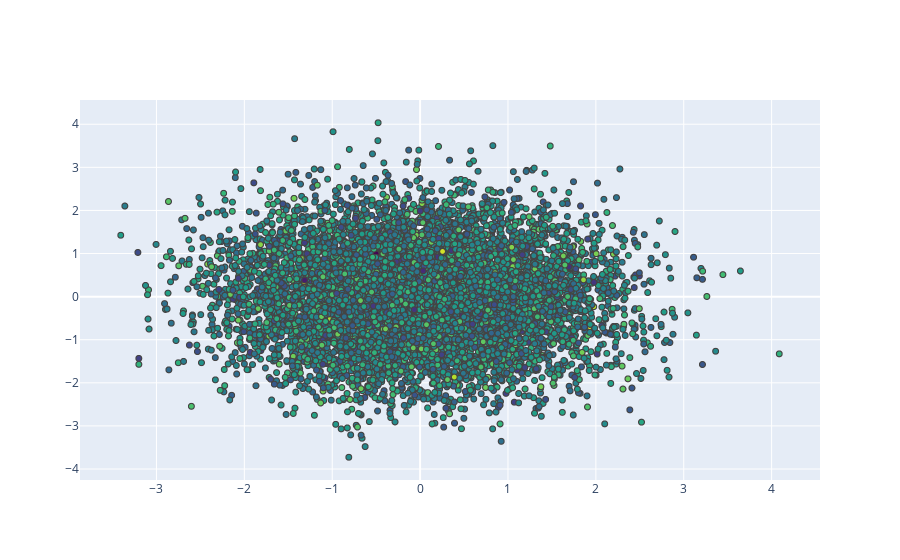

Write notebook code for a chart like this one.
### Code cell
# scatter plot
import plotly.express as px

df_iris = px.data.iris()
px.scatter(
    df_iris,
    x='sepal_width',
    size='petal_length',  # Only specify the size parameter once
    color='species',
    hover_data=['petal_width']
)
fig=go.Figure()

fig.add_trace(go.Scatter(
    x=df_iris.sepal_width,
    y=df_iris.sepal_length,
    mode='markers',
    marker=dict(
        color=df_iris.sepal_width,
        showscale=True,
        line=dict(width=2),
        size=10
    ),
    text=df_iris.species
))

# Update the marker properties
fig.update_traces(marker_line_width=2, marker_size=10)

fig = go.Figure(data=go.Scattergl(
    x=np.random.randn(10000),
    y=np.random.randn(10000),
    mode='markers',
    marker=dict(
        color=np.random.randn(10000),
        colorscale='Viridis',
        line_width=1
    )
))
fig

### Figure 1 — Plotly figure (JSON) as saved in the notebook; plotly's stock layout.template omitted (floating-point values rounded to 4 significant figures; data arrays with more than 128 entries replaced by an {"elided": "..."} marker saying what was removed)
{"data": [{"marker": {"color": {"elided": "10000 float values"}, "colorscale": [[0, "#440154"], [0.1111, "#482878"], [0.2222, "#3e4989"], [0.3333, "#31688e"], [0.4444, "#26828e"], [0.5556, "#1f9e89"], [0.6667, "#35b779"], [0.7778, "#6ece58"], [0.8889, "#b5de2b"], [1, "#fde725"]], "line": {"width": 1}}, "mode": "markers", "type": "scattergl", "x": {"elided": "10000 float values"}, "y": {"elided": "10000 float values"}}], "layout": {}}
